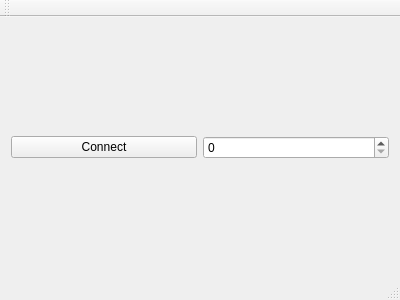
<?xml version="1.0" encoding="UTF-8"?>
<ui version="4.0">
 <class>MainWindow</class>
 <widget class="QMainWindow" name="MainWindow">
  <property name="geometry">
   <rect>
    <x>0</x>
    <y>0</y>
    <width>400</width>
    <height>300</height>
   </rect>
  </property>
  <property name="windowTitle">
   <string>Server</string>
  </property>
  <widget class="QWidget" name="centralWidget">
   <layout class="QVBoxLayout" name="verticalLayout">
    <item>
     <layout class="QHBoxLayout" name="horizontalLayout_2">
      <item>
       <widget class="QPushButton" name="ConnectButton">
        <property name="text">
         <string>Connect</string>
        </property>
       </widget>
      </item>
      <item>
       <widget class="QSpinBox" name="PortNumber"/>
      </item>
     </layout>
    </item>
   </layout>
  </widget>
  <widget class="QMenuBar" name="menuBar">
   <property name="geometry">
    <rect>
     <x>0</x>
     <y>0</y>
     <width>400</width>
     <height>22</height>
    </rect>
   </property>
  </widget>
  <widget class="QToolBar" name="mainToolBar">
   <attribute name="toolBarArea">
    <enum>TopToolBarArea</enum>
   </attribute>
   <attribute name="toolBarBreak">
    <bool>false</bool>
   </attribute>
  </widget>
  <widget class="QStatusBar" name="statusBar"/>
 </widget>
 <layoutdefault spacing="6" margin="11"/>
 <resources/>
 <connections/>
</ui>
